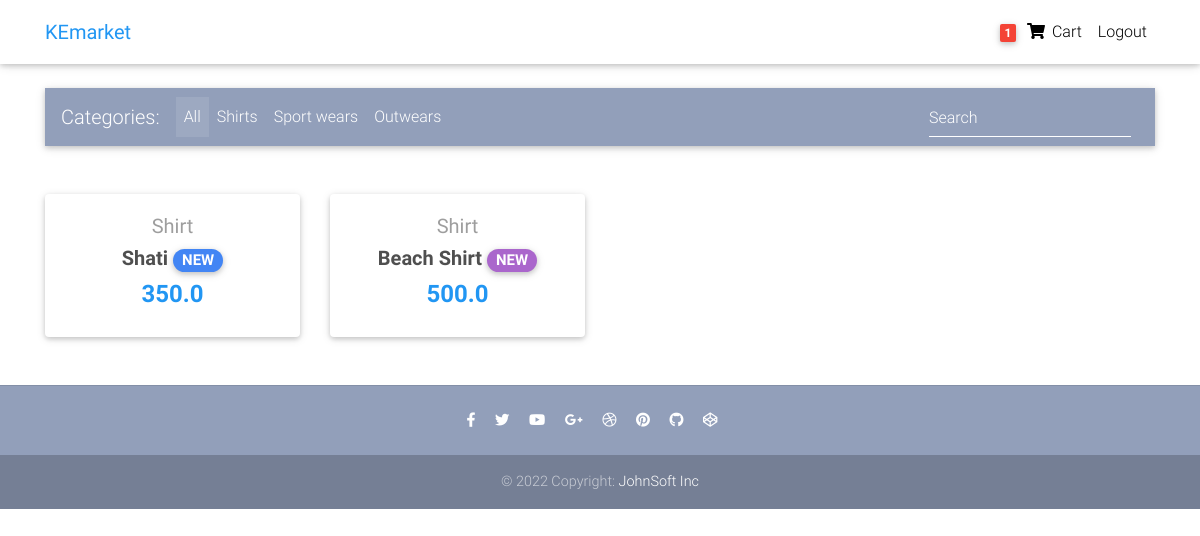
Screenshot of / (signed in) with the database file from the repository.
### core/models.py (models this page shows, shortened)
class Order(models.Model):
    user = models.ForeignKey(
        settings.AUTH_USER_MODEL, on_delete=models.CASCADE)
    items = models.ManyToManyField(OrderItem)
    start_date = models.DateTimeField(auto_now_add=True)
    ordered_date = models.DateTimeField()
    ordered = models.BooleanField(default=False)
    billing_address = models.ForeignKey(
        'BillingAddress', on_delete=models.SET_NULL, blank=True, null=True)
    payment = models.ForeignKey(
        'Payment', on_delete=models.SET_NULL, blank=True, null=True)

class Item(models.Model):
    title = models.CharField(max_length=100)
    price = models.FloatField()
    discount_price = models.FloatField(blank=True, null=True)
    category = models.CharField(choices=CATEGORY_CHOICES, max_length=2)
    label = models.CharField(choices=LABEL_CHOICES, max_length=2)
    slug = models.SlugField()
    description = models.TextField()
    def get_absolute_url(self):
        return reverse("core:product", kwargs={
            'slug': self.slug
        })

### core/views.py (the view)
# urls.py: path('', HomeView.as_view(), name='homepage'),
class HomeView(ListView):
    model = Item
    paginate_by = 10
    template_name = "home-page.html"

### core/templatetags/cart_template_tags.py (called while the page is built)
@register.filter
def cart_item_count(user):
    if user.is_authenticated:
        order_qs = Order.objects.filter(user=user, ordered=False)
        if order_qs.exists():
            return order_qs[0].items.count()
    return 0

### templates/home-page.html (shortened to what this page needs)
{% extends 'base.html' %}
{% block content %}
  <main>
    <div class="container">
      <nav class="navbar navbar-expand-lg navbar-dark mdb-color lighten-3 mt-3 mb-5">
        <span class="navbar-brand">Categories:</span>
        <div class="collapse navbar-collapse" id="basicExampleNav">
          <ul class="navbar-nav mr-auto">
            <li class="nav-item active">
              <a class="nav-link" href="#">All
              </a>
            </li>
            <li class="nav-item">
              <a class="nav-link" href="#">Shirts</a>
            </li>
            <li class="nav-item">
              <a class="nav-link" href="#">Sport wears</a>
            </li>
            <li class="nav-item">
              <a class="nav-link" href="#">Outwears</a>
            </li>
          </ul>
          <form class="form-inline">
            <div class="md-form my-0">
              <input class="form-control mr-sm-2" type="text" placeholder="Search" aria-label="Search">
            </div>
          </form>
        </div>
      </nav>
      <section class="text-center mb-4">
        <div class="row wow fadeIn">
          {% for item in object_list %}
          <div class="col-lg-3 col-md-6 mb-4">
            <div class="card">
              <div class="card-body text-center">
                <a href="" class="grey-text">
                  <h5>{{ item.get_category_display}}</h5>
                </a>
                <h5>
                  <strong>
                    <a href="{{ item.get_absolute_url }}" class="dark-grey-text">{{ item.title }}
                      <span class="badge badge-pill {{item.get_label_display}}-color">NEW</span>
                    </a>
                  </strong>
                </h5>
                <h4 class="font-weight-bold blue-text">
                  <strong>
                    {% if item.discount_price %}
                    {{ item.discount_price }}
                    {% else %}
                    {{ item.price }}
                    {% endif %}
                  </strong>
                </h4>
              </div>
            </div>
          </div>
          {% endfor %}
        </div>
      </section>
    </div>
  </main>
  {% endblock content %}

### templates/navbar.html (shortened to what this page needs)
{% load cart_template_tags %}
<nav class="navbar fixed-top navbar-expand-lg navbar-light white scrolling-navbar">
    <div class="container">
      <a class="navbar-brand waves-effect" href="/">
        <strong class="blue-text">KEmarket</strong>
      </a>
      <div class="collapse navbar-collapse" id="navbarSupportedContent">
        <ul class="navbar-nav nav-flex-icons">
          {% if request.user.is_authenticated %}
          <li class="nav-item">
            <a href="{% url 'core:order-summary' %}" class="nav-link waves-effect">
              <span class="badge red z-depth-1 mr-1"> {{ request.user| cart_item_count }} </span>
              <i class="fas fa-shopping-cart"></i>
              <span class="clearfix d-none d-sm-inline-block"> Cart </span>
            </a>
          </li>
          <li class="nav-item">
            <a class="nav-link waves-effect" href="{% url 'account_logout' %}">
              <span class="clearfix d-none d-sm-inline-block"> Logout </span>
            </a>
          </li>
          {% endif %}
        </ul>
      </div>
    </div>
  </nav>

### templates/base.html (style rules this page uses)
html, body, header, .carousel { height: 60vh; }

### rows the page displays
Item: category "Shirt", title "Shati", discount_price "350.0"
Item: category "Shirt", title "Beach Shirt", price "500.0"

### other values shown
{{ request.user| cart_item_count }} "1"
